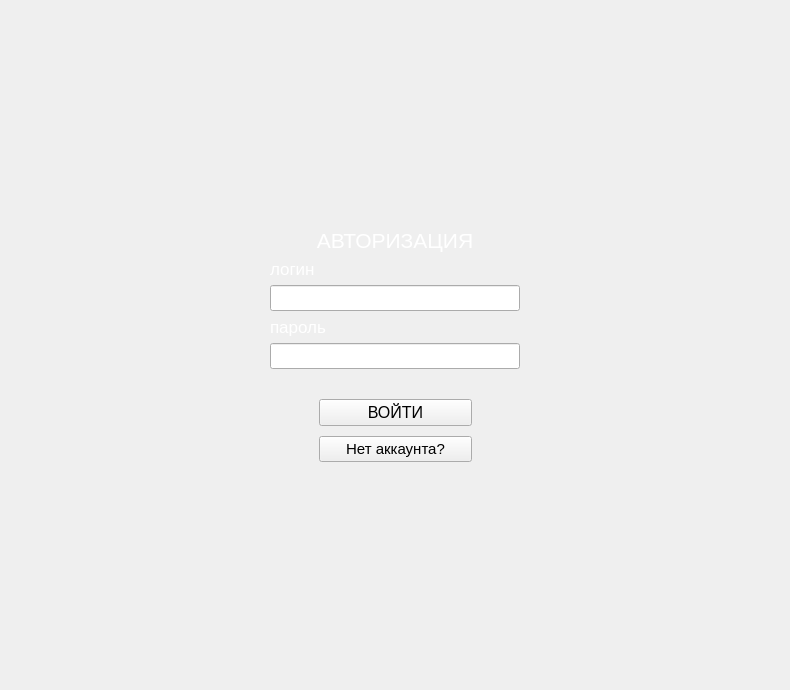
<?xml version="1.0" encoding="UTF-8"?>
<ui version="4.0">
 <class>Form_loginRegistrate</class>
 <widget class="QWidget" name="Form_loginRegistrate">
  <property name="geometry">
   <rect>
    <x>0</x>
    <y>0</y>
    <width>790</width>
    <height>690</height>
   </rect>
  </property>
  <property name="windowTitle">
   <string>Form</string>
  </property>
  <layout class="QGridLayout" name="gridLayout">
   <item row="0" column="0">
    <widget class="QStackedWidget" name="stackedWidget">
     <property name="font">
      <font>
       <pointsize>11</pointsize>
      </font>
     </property>
     <property name="currentIndex">
      <number>0</number>
     </property>
     <widget class="QWidget" name="page">
      <layout class="QGridLayout" name="gridLayout_3">
       <item row="0" column="1">
        <spacer name="verticalSpacer">
         <property name="orientation">
          <enum>Qt::Vertical</enum>
         </property>
         <property name="sizeHint" stdset="0">
          <size>
           <width>20</width>
           <height>40</height>
          </size>
         </property>
        </spacer>
       </item>
       <item row="2" column="1">
        <widget class="QLabel" name="label_2">
         <property name="font">
          <font>
           <pointsize>13</pointsize>
          </font>
         </property>
         <property name="styleSheet">
          <string notr="true">color:white;</string>
         </property>
         <property name="text">
          <string>логин</string>
         </property>
        </widget>
       </item>
       <item row="5" column="1">
        <widget class="QLineEdit" name="lineEdit_2">
         <property name="font">
          <font>
           <pointsize>11</pointsize>
          </font>
         </property>
         <property name="styleSheet">
          <string notr="true">color:white;</string>
         </property>
        </widget>
       </item>
       <item row="3" column="1">
        <widget class="QLineEdit" name="lineEdit">
         <property name="font">
          <font>
           <pointsize>11</pointsize>
          </font>
         </property>
         <property name="styleSheet">
          <string notr="true">color:white;</string>
         </property>
        </widget>
       </item>
       <item row="4" column="1">
        <widget class="QLabel" name="label_3">
         <property name="font">
          <font>
           <pointsize>13</pointsize>
          </font>
         </property>
         <property name="styleSheet">
          <string notr="true">color:white;</string>
         </property>
         <property name="text">
          <string>пароль</string>
         </property>
        </widget>
       </item>
       <item row="3" column="0">
        <spacer name="horizontalSpacer">
         <property name="orientation">
          <enum>Qt::Horizontal</enum>
         </property>
         <property name="sizeHint" stdset="0">
          <size>
           <width>40</width>
           <height>20</height>
          </size>
         </property>
        </spacer>
       </item>
       <item row="8" column="1">
        <spacer name="verticalSpacer_2">
         <property name="orientation">
          <enum>Qt::Vertical</enum>
         </property>
         <property name="sizeHint" stdset="0">
          <size>
           <width>20</width>
           <height>40</height>
          </size>
         </property>
        </spacer>
       </item>
       <item row="1" column="1">
        <widget class="QLabel" name="label">
         <property name="font">
          <font>
           <pointsize>16</pointsize>
          </font>
         </property>
         <property name="styleSheet">
          <string notr="true">color:white;</string>
         </property>
         <property name="text">
          <string>АВТОРИЗАЦИЯ</string>
         </property>
         <property name="alignment">
          <set>Qt::AlignCenter</set>
         </property>
        </widget>
       </item>
       <item row="3" column="2">
        <spacer name="horizontalSpacer_2">
         <property name="orientation">
          <enum>Qt::Horizontal</enum>
         </property>
         <property name="sizeHint" stdset="0">
          <size>
           <width>40</width>
           <height>20</height>
          </size>
         </property>
        </spacer>
       </item>
       <item row="6" column="1">
        <layout class="QGridLayout" name="gridLayout_5">
         <item row="0" column="1">
          <widget class="QLabel" name="errorLabel">
           <property name="font">
            <font>
             <pointsize>12</pointsize>
            </font>
           </property>
           <property name="styleSheet">
            <string notr="true">colot:white;</string>
           </property>
           <property name="text">
            <string/>
           </property>
          </widget>
         </item>
         <item row="1" column="2">
          <spacer name="horizontalSpacer_6">
           <property name="orientation">
            <enum>Qt::Horizontal</enum>
           </property>
           <property name="sizeHint" stdset="0">
            <size>
             <width>40</width>
             <height>20</height>
            </size>
           </property>
          </spacer>
         </item>
         <item row="1" column="0">
          <spacer name="horizontalSpacer_5">
           <property name="orientation">
            <enum>Qt::Horizontal</enum>
           </property>
           <property name="sizeHint" stdset="0">
            <size>
             <width>40</width>
             <height>20</height>
            </size>
           </property>
          </spacer>
         </item>
         <item row="1" column="1">
          <widget class="QPushButton" name="pushButton">
           <property name="minimumSize">
            <size>
             <width>153</width>
             <height>0</height>
            </size>
           </property>
           <property name="font">
            <font>
             <pointsize>12</pointsize>
             <weight>50</weight>
             <italic>false</italic>
             <bold>false</bold>
            </font>
           </property>
           <property name="styleSheet">
            <string notr="true">QPushButton{

background-color:qlineargradient(spread:pad, x1:0.494, y1:0.846136, x2:0.494382, y2:1, stop:0 rgba(69, 69, 69, 255), stop:1 rgba(149, 149, 149, 255));
color:white;
font: &quot;Arial&quot;;
border-radius: 2px;
}
QPushButton::pressed{

background-color:qlineargradient(spread:pad, x1:0.426, y1:0.800682, x2:0.427, y2:1, stop:0 rgba(37, 37, 37, 255), stop:1 rgba(87, 87, 87, 255));
color:white;
font: &quot;Arial&quot;;
border-radius: 2px;
};
</string>
           </property>
           <property name="text">
            <string>ВОЙТИ</string>
           </property>
          </widget>
         </item>
         <item row="2" column="1">
          <spacer name="verticalSpacer_5">
           <property name="orientation">
            <enum>Qt::Vertical</enum>
           </property>
           <property name="sizeType">
            <enum>QSizePolicy::Fixed</enum>
           </property>
           <property name="sizeHint" stdset="0">
            <size>
             <width>20</width>
             <height>4</height>
            </size>
           </property>
          </spacer>
         </item>
         <item row="3" column="1">
          <widget class="QPushButton" name="pushButton_3">
           <property name="minimumSize">
            <size>
             <width>153</width>
             <height>0</height>
            </size>
           </property>
           <property name="font">
            <font>
             <pointsize>11</pointsize>
             <weight>50</weight>
             <italic>false</italic>
             <bold>false</bold>
            </font>
           </property>
           <property name="styleSheet">
            <string notr="true">QPushButton{

background-color:qlineargradient(spread:pad, x1:0.494, y1:0.846136, x2:0.494382, y2:1, stop:0 rgba(69, 69, 69, 255), stop:1 rgba(149, 149, 149, 255));
color:white;
font: &quot;Arial&quot;;
border-radius: 2px;
}
QPushButton::pressed{

background-color:qlineargradient(spread:pad, x1:0.426, y1:0.800682, x2:0.427, y2:1, stop:0 rgba(37, 37, 37, 255), stop:1 rgba(87, 87, 87, 255));
color:white;
font: &quot;Arial&quot;;
border-radius: 2px;
};
</string>
           </property>
           <property name="text">
            <string>Нет аккаунта?</string>
           </property>
          </widget>
         </item>
        </layout>
       </item>
      </layout>
     </widget>
     <widget class="QWidget" name="page_2">
      <layout class="QGridLayout" name="gridLayout_4">
       <item row="5" column="2">
        <widget class="QLabel" name="label_5">
         <property name="font">
          <font>
           <pointsize>13</pointsize>
          </font>
         </property>
         <property name="styleSheet">
          <string notr="true">color:white;</string>
         </property>
         <property name="text">
          <string>пароль</string>
         </property>
        </widget>
       </item>
       <item row="6" column="3">
        <spacer name="horizontalSpacer_4">
         <property name="orientation">
          <enum>Qt::Horizontal</enum>
         </property>
         <property name="sizeHint" stdset="0">
          <size>
           <width>40</width>
           <height>20</height>
          </size>
         </property>
        </spacer>
       </item>
       <item row="0" column="2">
        <spacer name="verticalSpacer_3">
         <property name="orientation">
          <enum>Qt::Vertical</enum>
         </property>
         <property name="sizeHint" stdset="0">
          <size>
           <width>20</width>
           <height>40</height>
          </size>
         </property>
        </spacer>
       </item>
       <item row="6" column="2">
        <widget class="QLineEdit" name="lineEdit_4">
         <property name="font">
          <font>
           <pointsize>11</pointsize>
          </font>
         </property>
         <property name="styleSheet">
          <string notr="true">color:white;</string>
         </property>
        </widget>
       </item>
       <item row="6" column="0">
        <spacer name="horizontalSpacer_3">
         <property name="orientation">
          <enum>Qt::Horizontal</enum>
         </property>
         <property name="sizeHint" stdset="0">
          <size>
           <width>40</width>
           <height>20</height>
          </size>
         </property>
        </spacer>
       </item>
       <item row="8" column="2">
        <widget class="QPushButton" name="pushButton_4">
         <property name="font">
          <font>
           <pointsize>10</pointsize>
           <weight>50</weight>
           <italic>false</italic>
           <bold>false</bold>
          </font>
         </property>
         <property name="styleSheet">
          <string notr="true">QPushButton{

background-color:qlineargradient(spread:pad, x1:0.494, y1:0.846136, x2:0.494382, y2:1, stop:0 rgba(69, 69, 69, 255), stop:1 rgba(149, 149, 149, 255));
color:white;
font: &quot;Arial&quot;;
border-radius: 2px;
}
QPushButton::pressed{

background-color:qlineargradient(spread:pad, x1:0.426, y1:0.800682, x2:0.427, y2:1, stop:0 rgba(37, 37, 37, 255), stop:1 rgba(87, 87, 87, 255));
color:white;
font: &quot;Arial&quot;;
border-radius: 2px;
};
</string>
         </property>
         <property name="text">
          <string>есть аккаунт?</string>
         </property>
        </widget>
       </item>
       <item row="1" column="2">
        <widget class="QLabel" name="label_4">
         <property name="font">
          <font>
           <pointsize>16</pointsize>
          </font>
         </property>
         <property name="styleSheet">
          <string notr="true">color:white;</string>
         </property>
         <property name="text">
          <string>РЕГИСТРАЦИЯ</string>
         </property>
         <property name="alignment">
          <set>Qt::AlignCenter</set>
         </property>
        </widget>
       </item>
       <item row="7" column="2">
        <widget class="QPushButton" name="pushButton_2">
         <property name="font">
          <font>
           <pointsize>14</pointsize>
           <weight>50</weight>
           <italic>false</italic>
           <bold>false</bold>
          </font>
         </property>
         <property name="styleSheet">
          <string notr="true">QPushButton{

background-color:qlineargradient(spread:pad, x1:0.494, y1:0.846136, x2:0.494382, y2:1, stop:0 rgba(69, 69, 69, 255), stop:1 rgba(149, 149, 149, 255));
color:white;
font: &quot;Arial&quot;;
border-radius: 2px;
}
QPushButton::pressed{

background-color:qlineargradient(spread:pad, x1:0.426, y1:0.800682, x2:0.427, y2:1, stop:0 rgba(37, 37, 37, 255), stop:1 rgba(87, 87, 87, 255));
color:white;
font: &quot;Arial&quot;;
border-radius: 2px;
};
</string>
         </property>
         <property name="text">
          <string>ЗАРЕГИСТРИРОВАТЬСЯ</string>
         </property>
        </widget>
       </item>
       <item row="4" column="2">
        <widget class="QLineEdit" name="lineEdit_3">
         <property name="font">
          <font>
           <pointsize>11</pointsize>
          </font>
         </property>
         <property name="styleSheet">
          <string notr="true">color:white;</string>
         </property>
        </widget>
       </item>
       <item row="2" column="2">
        <widget class="QLabel" name="label_6">
         <property name="font">
          <font>
           <pointsize>13</pointsize>
          </font>
         </property>
         <property name="styleSheet">
          <string notr="true">color:white;</string>
         </property>
         <property name="text">
          <string>логин</string>
         </property>
        </widget>
       </item>
       <item row="9" column="2">
        <spacer name="verticalSpacer_4">
         <property name="orientation">
          <enum>Qt::Vertical</enum>
         </property>
         <property name="sizeHint" stdset="0">
          <size>
           <width>20</width>
           <height>40</height>
          </size>
         </property>
        </spacer>
       </item>
      </layout>
     </widget>
    </widget>
   </item>
  </layout>
 </widget>
 <resources/>
 <connections/>
</ui>
